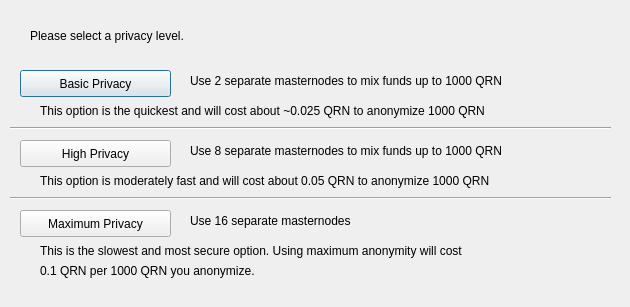
<?xml version="1.0" encoding="UTF-8"?>
<ui version="4.0">
 <class>DarksendConfig</class>
 <widget class="QDialog" name="DarksendConfig">
  <property name="geometry">
   <rect>
    <x>0</x>
    <y>0</y>
    <width>630</width>
    <height>307</height>
   </rect>
  </property>
  <property name="windowTitle">
   <string>Configure PrivateSend</string>
  </property>
  <widget class="QPushButton" name="buttonBasic">
   <property name="geometry">
    <rect>
     <x>20</x>
     <y>70</y>
     <width>151</width>
     <height>27</height>
    </rect>
   </property>
   <property name="text">
    <string>Basic Privacy</string>
   </property>
  </widget>
  <widget class="QPushButton" name="buttonHigh">
   <property name="geometry">
    <rect>
     <x>20</x>
     <y>140</y>
     <width>151</width>
     <height>27</height>
    </rect>
   </property>
   <property name="text">
    <string>High Privacy</string>
   </property>
  </widget>
  <widget class="QPushButton" name="buttonMax">
   <property name="geometry">
    <rect>
     <x>20</x>
     <y>210</y>
     <width>151</width>
     <height>27</height>
    </rect>
   </property>
   <property name="text">
    <string>Maximum Privacy</string>
   </property>
  </widget>
  <widget class="QLabel" name="label">
   <property name="geometry">
    <rect>
     <x>30</x>
     <y>20</y>
     <width>571</width>
     <height>31</height>
    </rect>
   </property>
   <property name="text">
    <string>Please select a privacy level.</string>
   </property>
  </widget>
  <widget class="QLabel" name="label_2">
   <property name="geometry">
    <rect>
     <x>190</x>
     <y>70</y>
     <width>421</width>
     <height>21</height>
    </rect>
   </property>
   <property name="text">
    <string>Use 2 separate masternodes to mix funds up to 1000 QRN</string>
   </property>
  </widget>
  <widget class="QLabel" name="label_3">
   <property name="geometry">
    <rect>
     <x>190</x>
     <y>140</y>
     <width>411</width>
     <height>21</height>
    </rect>
   </property>
   <property name="text">
    <string>Use 8 separate masternodes to mix funds up to 1000 QRN</string>
   </property>
  </widget>
  <widget class="QLabel" name="label_4">
   <property name="geometry">
    <rect>
     <x>190</x>
     <y>210</y>
     <width>421</width>
     <height>21</height>
    </rect>
   </property>
   <property name="text">
    <string>Use 16 separate masternodes</string>
   </property>
  </widget>
  <widget class="QLabel" name="label_6">
   <property name="geometry">
    <rect>
     <x>40</x>
     <y>100</y>
     <width>561</width>
     <height>21</height>
    </rect>
   </property>
   <property name="text">
    <string>This option is the quickest and will cost about ~0.025 QRN to anonymize 1000 QRN</string>
   </property>
  </widget>
  <widget class="QLabel" name="label_7">
   <property name="geometry">
    <rect>
     <x>40</x>
     <y>170</y>
     <width>561</width>
     <height>21</height>
    </rect>
   </property>
   <property name="text">
    <string>This option is moderately fast and will cost about 0.05 QRN to anonymize 1000 QRN</string>
   </property>
  </widget>
  <widget class="QLabel" name="label_8">
   <property name="geometry">
    <rect>
     <x>40</x>
     <y>240</y>
     <width>561</width>
     <height>21</height>
    </rect>
   </property>
   <property name="text">
    <string>This is the slowest and most secure option. Using maximum anonymity will cost</string>
   </property>
  </widget>
  <widget class="QLabel" name="label_9">
   <property name="geometry">
    <rect>
     <x>40</x>
     <y>260</y>
     <width>561</width>
     <height>21</height>
    </rect>
   </property>
   <property name="text">
    <string>0.1 QRN per 1000 QRN you anonymize.</string>
   </property>
  </widget>
  <widget class="Line" name="line">
   <property name="geometry">
    <rect>
     <x>10</x>
     <y>120</y>
     <width>601</width>
     <height>16</height>
    </rect>
   </property>
   <property name="orientation">
    <enum>Qt::Horizontal</enum>
   </property>
  </widget>
  <widget class="Line" name="line_2">
   <property name="geometry">
    <rect>
     <x>10</x>
     <y>190</y>
     <width>601</width>
     <height>16</height>
    </rect>
   </property>
   <property name="orientation">
    <enum>Qt::Horizontal</enum>
   </property>
  </widget>
 </widget>
 <resources/>
 <connections/>
</ui>
